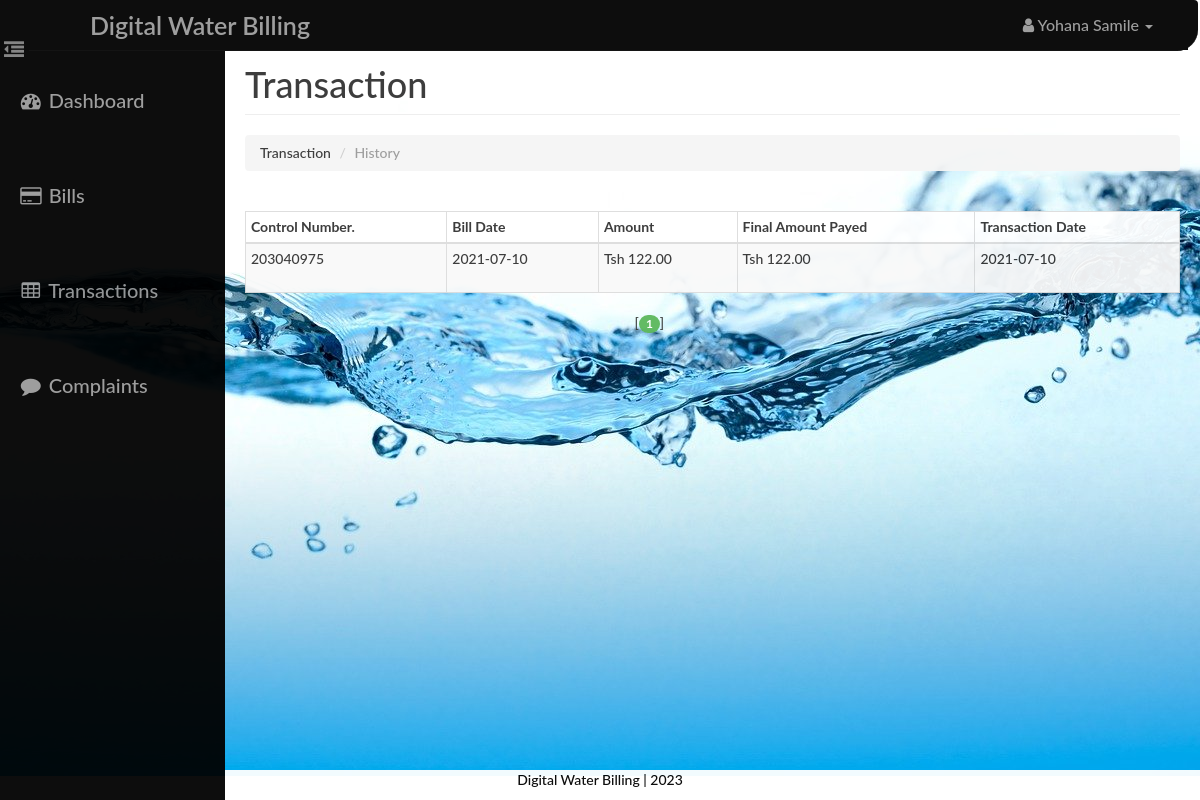
/user/transaction.php (signed in), run on the app's committed database.
### tables this page shows
CREATE TABLE `transaction` (
  `id` int(14) NOT NULL,
  `bid` int(14) NOT NULL,
  `payable` decimal(10,2) NOT NULL,
  `pdate` date DEFAULT NULL,
  `status` varchar(10) NOT NULL
);

CREATE TABLE `bill` (
  `id` int(14) NOT NULL,
  `aid` int(14) NOT NULL,
  `uid` int(14) NOT NULL,
  `units` int(10) NOT NULL,
  `amount` decimal(10,2) NOT NULL,
  `status` varchar(10) NOT NULL,
  `bdate` date NOT NULL,
  `ddate` date NOT NULL
);

### user/paging1.php (called while the page is built, shortened)
<?php
    $rowsperpage = 5;
    if (isset($_GET['currentpage']) && is_numeric($_GET['currentpage'])) {
       $currentpage = (int) $_GET['currentpage'];
    } else {
       $currentpage = 1;
    }
    $offset = ($currentpage - 1) * $rowsperpage;
 ?>

### Includes/user.php (called while the page is built, shortened)
<?php
    function retrieve_transaction_history($id,$offset, $rowsperpage) {
        global $con;
        $query  = "SELECT transaction.id AS id , bill.bdate AS bdate, transaction.pdate AS pdate, transaction.payable AS payable, ";
        $query .= " bill.amount AS amount ,transaction.payable-bill.amount AS dues ";
        $query .= "FROM bill , transaction ";
        $query .= "WHERE transaction.bid=bill.id AND bill.uid={$id} ";
        $query .= "ORDER BY bill.ddate desc ";
        $query .= "LIMIT {$offset}, {$rowsperpage} ";
        $result = mysqli_query($con,$query);
        return $result;
    }
 ?>

### user/transaction.php (the view, shortened to what this page needs)
<?php
    require_once('head_html.php');
    require_once('../Includes/session.php');
    require_once('../Includes/user.php');
?>
    <body style="background: url(./../assets/img/bg.jpg);opacity:.95;">
        <div id="wrapper">
           <?php
                require_once("nav.php");
                require_once("sidebar.php");
            ?>
            <div id="page-content-wrapper">
                <div class="container-fluid">
                    <div class="row">
                        <div class="col-lg-12">
                            <h1 class="page-header">
                                Transaction
                            </h1>
                            <ol class="breadcrumb">
                              <li>Transaction</li>
                              <li class="active">History</li>
                            </ol>
                            <div class="table-responsive">
                                <table class="table table-hover table-striped table-bordered table-condensed"style="background: white;">
                                    <thead>
                                        <tr>
                                            <th>Control Number.</th>
                                            <th>Bill Date</th>
                                            <th>Amount</th>
                                            <th>Final Amount Payed</th>
                                            <th>Transaction Date</th>
                                        </tr>
                                    </thead>
                                    <tbody>
                                        <?php
                                        $id=$_SESSION['uid'];
                                        $query1 = "SELECT COUNT(*) FROM bill , transaction WHERE transaction.bid=bill.id AND bill.uid={$id}  ";
                                        $result1 = mysqli_query($con,$query1);
                                        include("paging1.php");
                                        $result = retrieve_transaction_history($_SESSION['uid'],$offset, $rowsperpage);
                                        while($row = mysqli_fetch_assoc($result)){
                                                @$my_control_number = $id + 203040974;
                                        ?>
                                            <tr>
                                                <td>
                                                    <?php
                                                        if($row['pdate']!=NULL) echo $my_control_number ;
                                                        else echo "-";
                                                     ?>
                                                </td>
                                                <td height="50"><?php echo $row['bdate'] ?></td>
                                                <td><?php echo 'Tsh '.$row['amount'] ?></td>
                                                <td><?php echo 'Tsh '.$row['payable'] ?></td>
                                                <td>
                                                    <?php
                                                        if($row['pdate']!=NULL) echo $row['pdate'];
                                                        else echo "TRANSACTION PENDING";
                                                    ?>
                                                </td>
                                            </tr>
                                        <?php } ?>
                                    </tbody>
                                </table>
                                <?php include("paging2.php");  ?>
                            </div>
                        </div>
                    </div>
                </div>
            </div>
        </div>
        <?php
        require_once("footer.php");
        ?>
    </body>
</html>

### assets/css/dash_user.css (style rules this page uses)
body, html { width: 100%; height: 100%; }
body, h1, h2, h3, h4, h5, h6 { font-family: "Lato","Helvetica Neue",Helvetica,Arial,sans-serif; font-weight: 500; }
#wrapper { padding-left: 10px; padding-top: 5px; -webkit-transition: all 0.5s ease; -moz-transition: all 0.5s ease; -o-transition: all 0.5s ease; transition: all 0.5s ease; }
#page-content-wrapper { width: 100%; padding: 15px; min-height:580px; }
@media (min-width:768px) { #wrapper { padding-left: 225px; } }
@media (min-width:768px) { #page-content-wrapper { padding: 20px; } }
.table-responsive { padding-top: 20px; padding-bottom: 20px; }

### data on the page
transaction: my_control_number "203040975", bid.bdate "2021-07-10", bid.amount "122.00", payable "122.00", pdate "2021-07-10"

### other printed values
$user "Yohana Samile"
